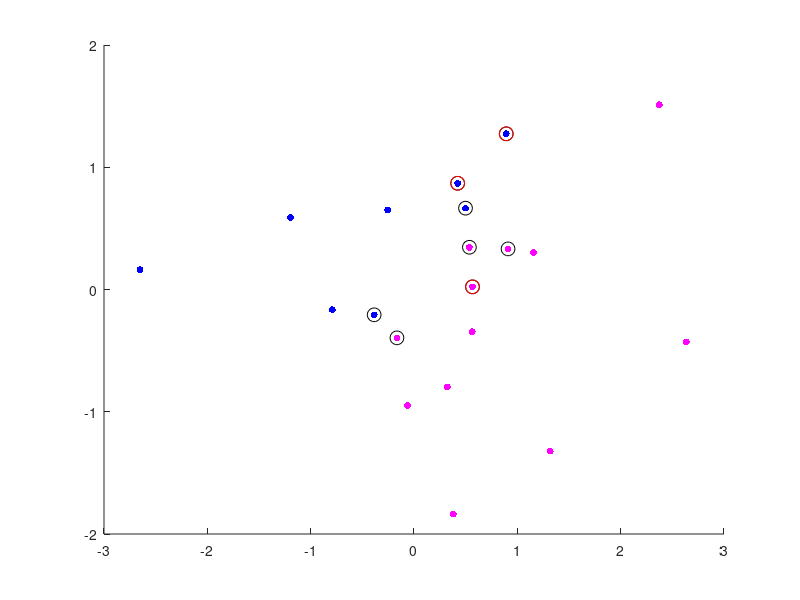

Recreate this plot in MATLAB. (Note: this script raises an error after producing the figure.)
% This is a script for fitting support vector classifiers (i.e., SVMs with
% linear kernel). 
%
% Here is the formulation
%   min 0.5 w^T*w + C sum_i e_i
%       s.t. y_i (w^T*x_i - w_0) >= 1 \forall i
%            e_i >= 0
%
% We have simply added slack variables to max margin classifier formulation
% and added these slack variables as a penalty term with weight C.
%
% Using Lagrange multipliers \alpha for margin inequalities, the dual form 
% turns out to be
%   max -.5 sum_i sum_j \alpha_i \alpha_j y_i y_j x_i^T*x_j + sum_i \alpha_i
%       s.t. C >= \alpha_i >= 0 \forall i
%
% Note that the only difference from the max margin classifier dual form is
% that alpha are also bounded from above (by C)
%
% Again, setting the derivative w.r.t \alpha_i to zero, we get
%   \alpha_i = (1 - sum_{j\neq i} \alpha_j y_i y_j x_i^T x_j) / (x_i^T x_i)
%
% Note that we have ignored the inequality constraints. In the below
% optimization code, we set \alpha_i to zero if it becomes negative, and to
% C if it gets larger than C. This can be seen as a projection step in a projected gradient descent
% procedure. This procedure gives identical results to solving the
% optimization problem using MATLAB's quadprog.
%
% Note that data points with \alpha_i > 0 are support vectors. Support
% vectors with \alpha_i < C also lie on the margin (their e_i>=0)
% inequalities are active, i.e., e_i=0). For \alpha_i = C, e_i>=0 is not
% active; therefore, e_i can be > 0.
% Support vectors on the margin are marked with red circles.
%
% We also fit an SVM with linear kernel using MATLAB's fitcsvm function,
% however the results from this function do not match our results exactly.
% Figuring out why that happens is left for future work right now.
%
% Goker Erdogan (gokererdogan@gmail.com)
% 20 May 2015

colormap([0 0 1; 1 0 0; 0 1 0; 0 1 1; 1 1 0; 1 0 1])

% number of data points
n = 20;
% number of passes over all alpha
runs = 50;

% penalty cost
C = 2;

% sample 4 point data. useful for testing. 
%   w should be [1 -1], w0 should be 0
% x = [-1 1; -.5 2; 1 -1; 2 -1.5];
% y = [-1; -1; 1; 1];

% generate random data
% randn('seed', 0);
x = randn(n, 2);
y = ones(n, 1);
y((x(:,1) - x(:,2)) < 0) = -1;

% plot the data
scatter(x(:,1), x(:,2), 25, y, 'filled')
hold on

% randomly initialize alpha
alpha = abs(randn(n, 1).*0.001);

% optimization loop
for r = 1:runs
    old_alpha = alpha;
    for i = 1:n
        k = x(i,:) * x((1:n)~=i,:)';
        a = 1 - sum((y((1:n)~=i) .* alpha((1:n)~=i)) .* y(i) .* k');
        a = a ./ (x(i,:) * x(i,:)');
        alpha(i) = a; %alpha(i) + stepsize * a;
        if alpha(i) < 0
            alpha(i) = 0;
        elseif alpha(i) > C
            alpha(i) = C;
        end
    end
    % look at how much alpha changed
    da = sum((alpha - old_alpha).^2);
    fprintf('Iter %d. Change in alpha: %f\n', r, sum((alpha - old_alpha).^2));
    if da < 1e-9
        break;
    end
end

% print support vector indices and weights
svi = find(alpha>0);
sv = x(svi,:);
svi_onmargin = find(alpha>0 & alpha<C);
sv_onmargin = x(svi_onmargin, :);
fprintf('Support vector indices: %s\n', sprintf('%d ', svi));
fprintf('Support vector weights: %s\n', sprintf('%.4f ', alpha(svi)));

% calculate weight vector
w = sum(repmat(alpha .* y, 1, 2) .* x, 1);
w = w';
% calculate bias term
w0 = ((y(svi_onmargin(1)) * w' * x(svi_onmargin(1),:)') - 1) ./ y(svi_onmargin(1));
fprintf('Estimated weight vector: %s\n', sprintf('%.4f ', w));
fprintf('Bias: %f\n', w0);
fprintf('\n');

% plot support vectors
hsv = plot(sv(:,1),sv(:,2),'ko','MarkerSize',10);
% plot the support vectors on margin with a different color
hsv_om = plot(sv_onmargin(:,1),sv_onmargin(:,2),'ro','MarkerSize',10);

% plot the fitted line
hl = refline(-w(1)/w(2), -w0/w(2));
set(hl, 'Color', 'r');
% plot margins
hmp = refline(-w(1)/w(2), (1-w0)/w(2));
set(hmp, 'Color', 'r');
set(hmp, 'LineStyle', '--');
hmn = refline(-w(1)/w(2), (-1-w0)/w(2));
set(hmn, 'Color', 'r');
set(hmn, 'LineStyle', '--');

%% ALTERNATIVE 1: Use MATLAB's quadprog to solve the optimization problem
H = repmat(y, 1, 2) .* x;
H = H*H';
alpha_qp = quadprog(H, -ones(n,1), [], [], [], [], zeros(n,1), C*ones(n,1));

% print support vector indices and weights
svi_qp = find(alpha_qp>1e-6);
svi_om_qp = find(alpha < C & alpha_qp>1e-6);
fprintf('QP Support vector indices: %s\n', sprintf('%d ', svi_qp));
fprintf('QP Support vector weights: %s\n', sprintf('%.4f ', alpha_qp(svi_qp)));

% calculate weight vector
w_qp = sum(repmat(alpha_qp .* y, 1, 2) .* x, 1);
w_qp = w_qp';
% calculate bias term
w0_qp = ((y(svi_om_qp(1)) * w_qp' * x(svi_om_qp(1),:)') - 1) ./ y(svi_om_qp(1));
fprintf('QP Estimated weight vector: %s\n', sprintf('%.4f ', w_qp));
fprintf('QP Bias: %f\n', w0_qp);
fprintf('\n');

% plot the fitted line
hl_qp = refline(-w_qp(1)/w_qp(2), -w0_qp/w_qp(2));
set(hl_qp, 'Color', 'g');

%% ALTERNATIVE 2: Fit using MATLAB's fitcsvm
svm = fitcsvm(x, y, 'BoxConstraint', C, 'KernelFunction', 'linear', 'Alpha', abs(randn(n, 1).*0.01));
w_m = sum(repmat(svm.Alpha .* y(svm.IsSupportVector), 1, 2) .* x(svm.IsSupportVector,:), 1);
w_m = w_m';
svi_m = find(svm.IsSupportVector);
w0_m = ((y(svi_m(1)) * w_m' * x(svi_m(1),:)') - 1) ./ y(svi_m(1));
fprintf('MATLAB Support vector indices: %s\n', sprintf('%d ', svi_m));
fprintf('MATLAB Support vector weights: %s\n', sprintf('%.4f ', svm.Alpha));
fprintf('MATLAB Estimated weight vector: %s\n', sprintf('%.4f ', w_m));
fprintf('MATLAB Bias: %f\n', w0_m);

% hl_m = refline(-w_m(1)/w_m(2), -w0_m/w_m(2));
% set(hl_m, 'Color', 'b');
% axis equal

% legend([hsv, hl, hl_qp, hl_m],'Support Vectors', 'Our SVC', 'SVC with QP', 'MATLAB SVM');
legend([hsv, hl, hl_qp],'Support Vectors', 'Our SVC', 'SVC with QP');
